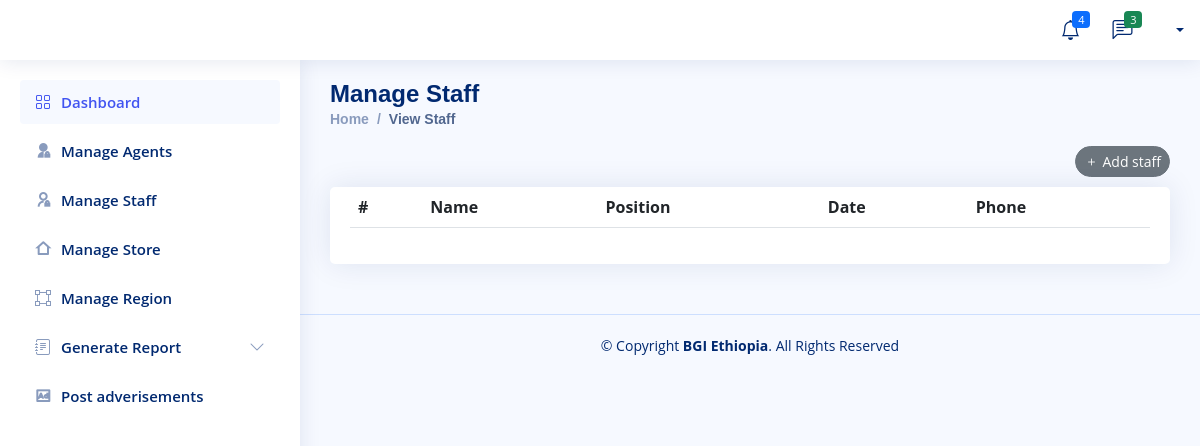
The page /BGI/view-staff/ on the database as committed earlier.
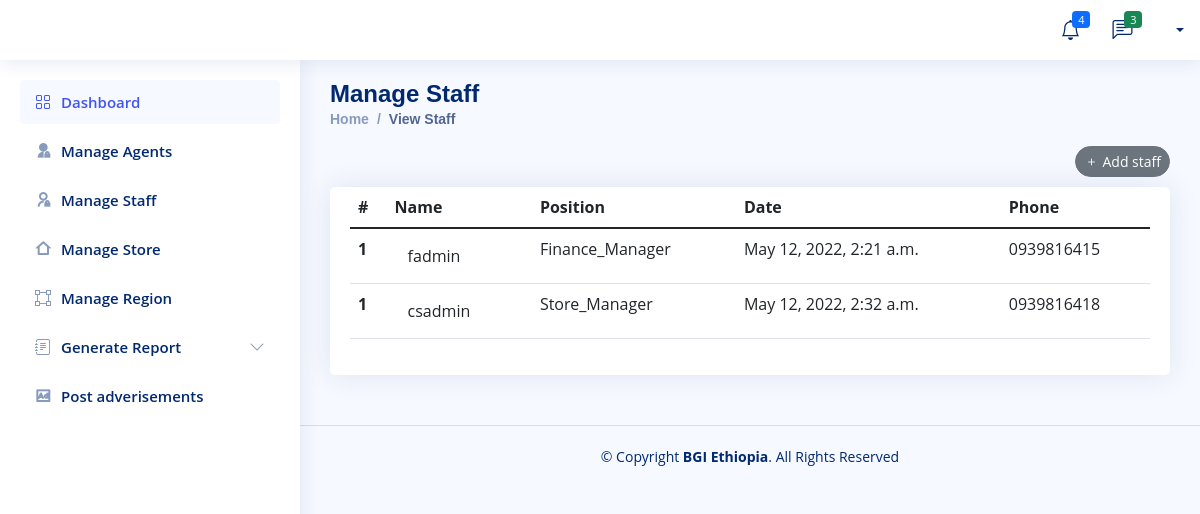
The same page on the database as committed later.
### Company/models.py (models this page shows, shortened)
class Finance_Manager(models.Model):
    user=models.OneToOneField(User,null=True, on_delete=models.CASCADE)
    phone = models.CharField(max_length=200, null=True)
    staff=models.CharField(default='Finance_manager',max_length=50)
    profile_pic=models.ImageField(null=True,blank=True, upload_to='Profile/')
    salary = models.FloatField(null=True,blank=True)
    Adderes = models.CharField(max_length=200, null=True)
    about=models.TextField(null=True,blank=True,max_length=500)
    date_created = models.DateTimeField(auto_now_add=True, null=True)
    Telegram = models.CharField(max_length=200, null=True)
    facebook = models.CharField(max_length=200, null=True)
    instagrm = models.CharField(max_length=200, null=True)

class Company_Store_Manager(models.Model):
    user=models.OneToOneField(User,null=True, on_delete=models.CASCADE)
    Store=models.OneToOneField(Company_Store,null=True, on_delete=models.CASCADE)
    staff=models.CharField(default='Store_Manager',max_length=50)
    profile_pic=models.ImageField(null=True,blank=True, upload_to='Profile/')
    phone = models.CharField(max_length=200, null=True)
    salary = models.FloatField(null=True,blank=True)
    Adderes = models.CharField(max_length=200, null=True)
    about=models.TextField(null=True,blank=True,max_length=500)
    date_created = models.DateTimeField(auto_now_add=True, null=True)
    Telegram = models.CharField(max_length=200, null=True)
    facebook = models.CharField(max_length=200, null=True)
    instagrm = models.CharField(max_length=200, null=True)

### Company/views.py (the view)
# urls.py: path('view-staff/',views.view_staff,name='view-staff'),
def view_staff(request):
    staff_finance_manager = Finance_Manager.objects.all()
    staff_company_store_manager = Company_Store_Manager.objects.all()
    context = {
       'staff_finance_manager' :staff_finance_manager,
       'staff_company_store_manager':staff_company_store_manager,
    }
    return render(request,'Company/staffs/staff-view.html',context)

### Templates/Company/staffs/staff-view.html
{% extends 'Company/company-base.html'%}
{% block content%}
  <main id="main" class="main">
    <div class="pagetitle">
      <h1>Manage Staff</h1>
      <nav>
        <ol class="breadcrumb">
          <li class="breadcrumb-item"><a href="admin.html">Home</a></li>
          <li class="breadcrumb-item active">View Staff</li>
        </ol>
        <div class="text-end">
            <a href="{% url 'add-staff' %}" class="item-end">
                <button type="button" class="btn btn-sm rounded-pill btn-secondary"><i class="bi bi-plus me-1"></i>Add staff</button>
              </a>
        </div>
      </nav>
    </div>
    <section class="section">
        <div class="row">
          <div class="col-lg-12">
            <div class="card">
              <div class="card-body">
                <table class="table datatable">
                  <thead>
                    <tr>
                      <th scope="col">#</th>
                      <th scope="col">Name</th>
                      <th scope="col">Position</th>
                      <th scope="col">Date</th>
                      <th scope="col">Phone</th>
                    </tr>
                  </thead>
                  <tbody>
                 {% for staff in staff_finance_manager %}
                    <tr>
                      <th scope="row">1</th>
                      <td><a href="{% url 'staff-detail' staff.id  staff.staff %}" class="btn">{{staff.user.username}}</a></td>
                      <td>{{staff.staff}}</td>
                      <td>{{staff.date_created }}</td>
                      <td>{{staff.phone}}</td>
                    </tr>
                {% endfor %}
                {% for staff in staff_company_store_manager %}
                    <tr>
                      <th scope="row">1</th>
                      <td><a href="{% url 'staff-detail' staff.id staff.staff %}" class="btn">{{staff.user.username}}</a></td>
                      <td>{{staff.staff}}</td>
                      <td>{{staff.date_created }}</td>
                      <td>{{staff.phone}}</td>
                    </tr>
                {% endfor %}
                  </tbody>
                </table>
              </div>
            </div>
          </div>
        </div>
      </section>
  </main>
{% endblock %}

### Templates/Company/company-base.html (shortened to what this page needs)
<!DOCTYPE html>
<html lang="en">
<head>
{% load static %}
  <link href="{% static 'assets/vendor/bootstrap/css/bootstrap.min.css' %}" rel="stylesheet">
  <link href="{% static 'assets/vendor/bootstrap-icons/bootstrap-icons.css' %}" rel="stylesheet">
  <link href="{% static 'assets/vendor/boxicons/css/boxicons.min.css' %}" rel="stylesheet">
  <link href="{% static 'assets/vendor/quill/quill.snow.css' %}" rel="stylesheet">
  <link href="{% static 'assets/vendor/quill/quill.bubble.css' %}" rel="stylesheet">
  <link href="{% static 'assets/vendor/remixicon/remixicon.css' %}" rel="stylesheet">
  <link href="{% static 'assets/vendor/simple-datatables/style.css' %}" rel="stylesheet">
  <link href="{% static 'assets/css/style.css' %}" rel="stylesheet">
</head>
<body>
  <header id="header" class="header fixed-top d-flex align-items-center">
    <nav class="header-nav ms-auto">
      <ul class="d-flex align-items-center">
        <li class="nav-item dropdown">
          <a class="nav-link nav-icon" href="#" data-bs-toggle="dropdown">
            <i class="bi bi-bell"></i>
            <span class="badge bg-primary badge-number">4</span>
          </a>
        </li>
        <li class="nav-item dropdown">
          <a class="nav-link nav-icon" href="#" data-bs-toggle="dropdown">
            <i class="bi bi-chat-left-text"></i>
            <span class="badge bg-success badge-number">3</span>
          </a>
        </li>
        <li class="nav-item dropdown pe-3">
          <a class="nav-link nav-profile d-flex align-items-center pe-0" href="#" data-bs-toggle="dropdown">
            <span class="d-none d-md-block dropdown-toggle ps-2">{{user.first_name}} {{user.last_name}}</span>
          </a>
        </li>
      </ul>
    </nav>
  </header>
  <aside id="sidebar" class="sidebar">
    <ul class="sidebar-nav" id="sidebar-nav">
      <li class="nav-item">
        <a class="nav-link " href="{% url 'admin-dashbord' %}">
          <i class="bi bi-grid"></i>
          <span>Dashboard</span>
        </a>
      </li>
       <li class="nav-item">
        <a class="nav-link collapsed" data-bs-target="#agents-nav"  href="{%  url 'agent-view'  %}">
          <i class="ri-admin-fill"></i><span>Manage Agents</span>
        </a>
      </li>
      <li class="nav-item">
        <a class="nav-link collapsed" data-bs-target="#agents-nav"  href="{% url 'view-staff' %}">
          <i class="ri-admin-line"></i><span>Manage Staff</span>
        </a>
      </li>
      <li class="nav-item">
        <a class="nav-link collapsed" data-bs-target="#store-nav"  href="{% url 'view-store' %}">
          <i class="ri-home-2-line"></i><span>Manage Store</span></i>
        </a>
      </li>
      <li class="nav-item">
        <a class="nav-link collapsed" data-bs-target="#store-nav"  href="{% url 'view-region' %}">
          <i class="bi bi-bounding-box"></i> <span>Manage Region</span></i>
        </a>
      </li>
      <li class="nav-item">
        <a class="nav-link collapsed" data-bs-target="#reports-nav" data-bs-toggle="collapse" href="#">
          <i class="bi bi-journal-text"></i><span>Generate Report</span><i class="bi bi-chevron-down ms-auto"></i>
        </a>
      </li>
      <li class="nav-item">
        <a class="nav-link collapsed" data-bs-target="#tables-nav" href="{% url 'add-advertisments' %}">
          <i class="ri-advertisement-line"></i><span>Post adverisements</span>
        </a>
      </li>
    </ul>
</aside>
 {% block content %}
 {% endblock %}
 <footer id="footer" class="footer">
    <div class="copyright">
      &copy; Copyright <strong><span>BGI Ethiopia</span></strong>. All Rights Reserved
    </div>
  </footer>
</body>
</html>

### static/assets/css/style.css (style rules this page uses)
:root { scroll-behavior: smooth; }
body { font-family: "Open Sans", sans-serif; background: #f6f9ff; color: #444444; }
a { color: #4154f1; text-decoration: none; }
h1, h2, h3, h4, h5, h6 { font-family: "Nunito", sans-serif; }
#main { margin-top: 60px; padding: 20px 30px; transition: all 0.3s; }
.pagetitle { margin-bottom: 10px; }
.pagetitle h1 { font-size: 24px; margin-bottom: 0; font-weight: 600; color: #012970; }
.card { margin-bottom: 30px; border: none; border-radius: 5px; box-shadow: 0px 0 30px rgba(1, 41, 112, 0.1); }
.card-body { padding: 0 20px 20px 20px; }
.breadcrumb { font-size: 14px; font-family: "Nunito", sans-serif; color: #899bbd; font-weight: 600; }
.breadcrumb a { color: #899bbd; transition: 0.3s; }
.breadcrumb .breadcrumb-item::before { color: #899bbd; }
.breadcrumb .active { color: #51678f; font-weight: 600; }
.header { transition: all 0.5s; z-index: 997; height: 60px; box-shadow: 0px 2px 20px rgba(1, 41, 112, 0.1); background-color: #fff; padding-left: 20px; }
.header-nav ul { list-style: none; }
.header-nav > ul { margin: 0; padding: 0; }
.header-nav .nav-icon { font-size: 20px; color: #012970; }
.header-nav .nav-profile { color: #012970; }
.header-nav .nav-profile span { font-size: 14px; font-weight: 600; }
.header-nav .badge-number { position: absolute; inset: 4px 6px auto auto; font-weight: normal; font-size: 11px; padding: 3px 6px; }
.sidebar { position: fixed; top: 60px; left: 0; bottom: 0; width: 300px; z-index: 996; transition: all 0.3s; padding: 20px; overflow-y: auto; scrollbar-width: thin; scrollbar-color: #aab7cf transparent; box-shadow: 0px 0px 20px rgba(1, 41, 112, 0.1); background-color: #fff; }
@media (min-width: 1200px) { #main, #footer { margin-left: 300px; } }
.sidebar-nav { padding: 0; margin: 0; list-style: none; }
.sidebar-nav li { padding: 0; margin: 0; list-style: none; }
.sidebar-nav .nav-item { margin-bottom: 5px; }
.sidebar-nav .nav-link { display: flex; align-items: center; font-size: 15px; font-weight: 600; color: #4154f1; transition: 0.3; background: #f6f9ff; padding: 10px 15px; border-radius: 4px; }
.sidebar-nav .nav-link i { font-size: 16px; margin-right: 10px; color: #4154f1; }
.sidebar-nav .nav-link.collapsed { color: #012970; background: #fff; }
.sidebar-nav .nav-link.collapsed i { color: #899bbd; }
.sidebar-nav .nav-link .bi-chevron-down { margin-right: 0; transition: transform 0.2s ease-in-out; }
.footer { padding: 20px 0; font-size: 14px; transition: all 0.3s; border-top: 1px solid #cddfff; }
.footer .copyright { text-align: center; color: #012970; }

Rows that differ between the two databases and show on the page:
added Finance_Manager: user.username "fadmin", staff "Finance_Manager", date_created "May 12, 2022, 2:21 a.m.", phone "0939816415"
added Company_Store_Manager: user.username "csadmin", staff "Store_Manager", date_created "May 12, 2022, 2:32 a.m.", phone "0939816418"
